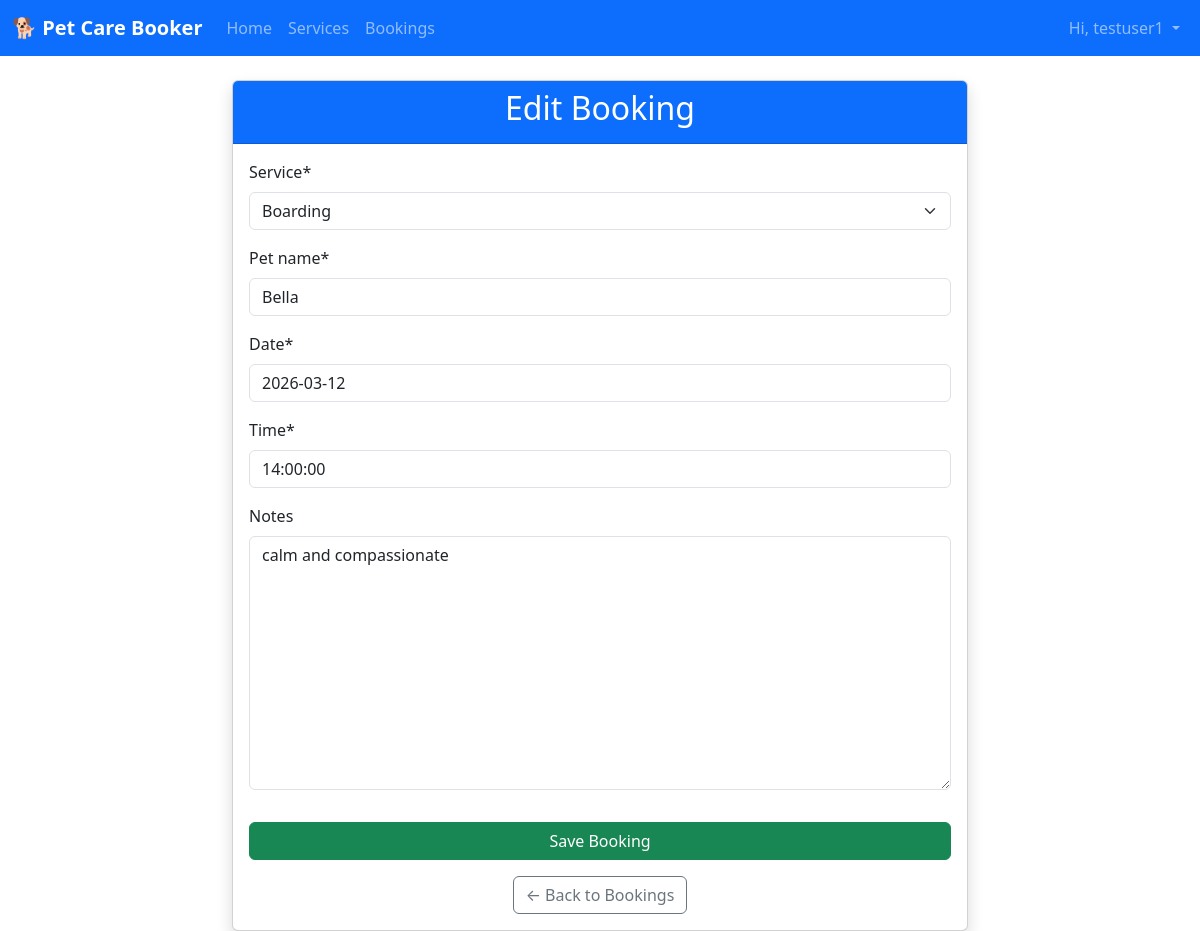
/bookings/3/edit/ (signed in), run on the app's committed database.
### accounts/models.py (models this page shows, shortened)
class Booking(models.Model):
    SERVICE_CHOICES = [
        ('dog_walking', 'Dog Walking'),
        ('grooming', 'Grooming'),
        ('boarding', 'Boarding'),
    ]
    user = models.ForeignKey(User, on_delete=models.CASCADE)
    service = models.CharField(max_length=20, choices=SERVICE_CHOICES)
    pet_name = models.CharField(max_length=100)
    date = models.DateField()
    time = models.TimeField()
    notes = models.TextField(blank=True)
    created = models.DateTimeField(auto_now_add=True)

### accounts/views.py (the view, shortened to what this page needs)
# urls.py: path("bookings/<int:pk>/edit/", BookingUpdateView.as_view(), name="booking_update"),
class BookingUpdateView(LoginRequiredMixin, UpdateView):
    model = Booking
    fields = ["service", "pet_name", "date", "time", "notes"]
    template_name = "accounts/booking_form.html"
    login_url = "login"
    redirect_field_name = "next"
    def get_queryset(self):
        return Booking.objects.filter(user=self.request.user)

### accounts/templates/accounts/booking_form.html (shortened to what this page needs)
{% extends 'accounts/base.html' %}
{% load crispy_forms_tags %}
{% block content %}
<div class="row justify-content-center">
  <div class="col-lg-8">
    <div class="card shadow">
      <div class="card-header bg-primary text-white text-center">
        <h2>{% if object %}Edit{% else %}New{% endif %} Booking</h2>
      </div>
      <div class="card-body">
        <form method="post">
          {{ form|crispy }}
          <button type="submit" class="btn btn-success w-100 mt-3">Save Booking</button>
        </form>
        <div class="mt-3 text-center">
          <a href="{% url 'bookings' %}" class="btn btn-outline-secondary">
            ← Back to Bookings
          </a>
        </div>
      </div>
    </div>
  </div>
</div>
{% endblock %}

### accounts/templates/accounts/base.html (shortened to what this page needs)
<!DOCTYPE html>
<html lang="en">
<head>
  <link href="https://cdn.jsdelivr.net/npm/bootstrap@5.3.3/dist/css/bootstrap.min.css" rel="stylesheet">
</head>
<body>
  <nav class="navbar navbar-expand-lg navbar-dark bg-primary">
    <div class="container-fluid">
      <a class="navbar-brand fw-bold" href="/">🐕 Pet Care Booker</a>
      <div class="collapse navbar-collapse" id="navbarNav">
        <ul class="navbar-nav me-auto">
          <li class="nav-item">
            <a class="nav-link" href="/">Home</a>
          </li>
          <li class="nav-item">
            <a class="nav-link" href="{% url 'services' %}">Services</a>
          </li>
          <li class="nav-item">
            <a class="nav-link" href="{% url 'bookings' %}">Bookings</a>
          </li>
        </ul>
        <ul class="navbar-nav">
          {% if user.is_authenticated %}
            <li class="nav-item dropdown">
              <a class="nav-link dropdown-toggle" href="#" role="button" data-bs-toggle="dropdown" aria-expanded="false">
                Hi, {{ user.username }}
              </a>
            </li>
          {% endif %}
        </ul>
      </div>
    </div>
  </nav>
  <main class="container mt-4">
    {% block content %}{% endblock %}
  </main>
</body>
</html>

### data on the page
Booking: service "Boarding", pet_name "Bella", date "2026-03-12", time "14:00:00", notes "calm and compassionate"

### other printed values
{{ user.username }} "testuser1"
